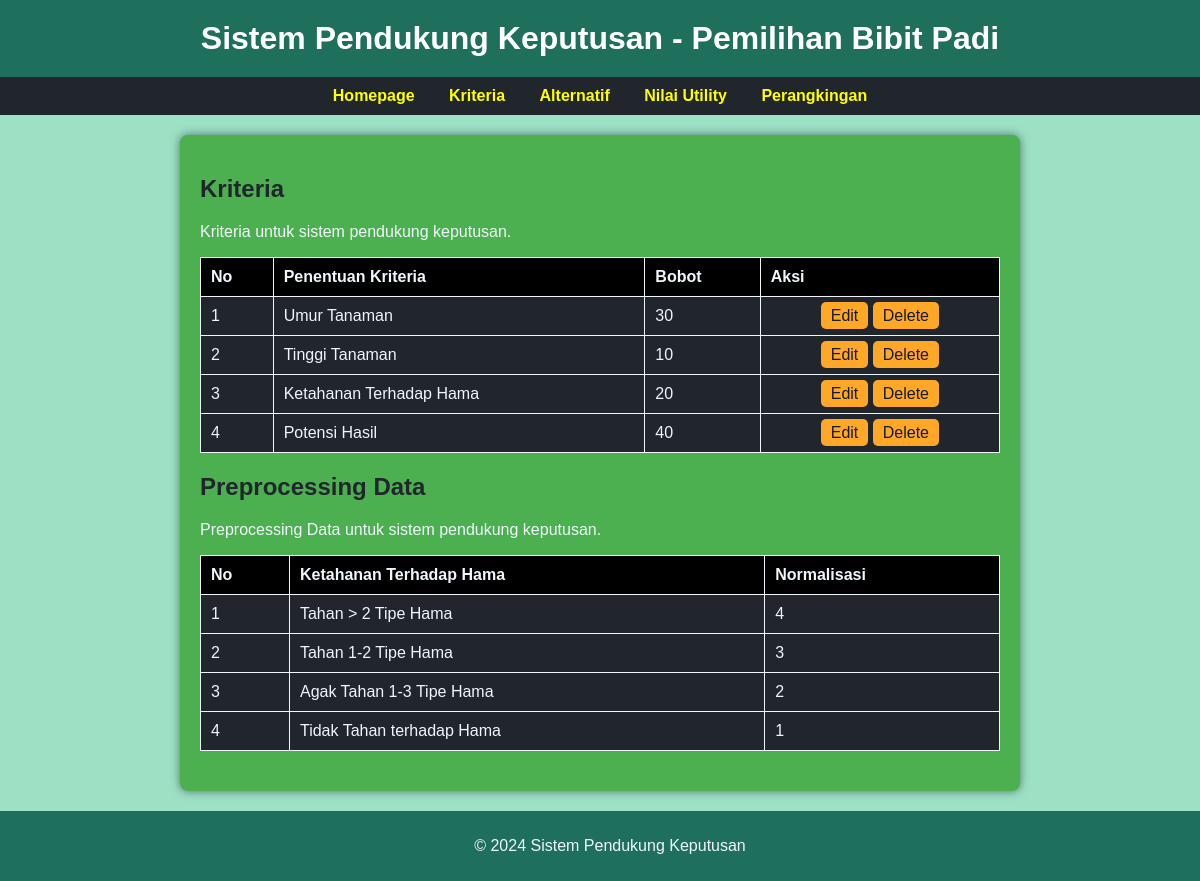
The app's page /admin/kriteria.php with its own data.
### tables this page shows
CREATE TABLE `kriteria` (
  `kriteria_id` int NOT NULL,
  `kriteria` varchar(255) NOT NULL,
  `bobot` int NOT NULL
);

### admin/kriteria.php (the view, shortened to what this page needs)
<?php
include "../koneksi.php";
$kriteria = mysqli_query($koneksi, "
    SELECT * FROM kriteria
");
?>
<!DOCTYPE html>
<html lang="en">
<head>
</head>
<body>
    <header>
        <h1>Sistem Pendukung Keputusan - Pemilihan Bibit Padi</h1>
    </header>
    <nav>
        <a href="index.php">Homepage</a>
        <a href="#kriteria">Kriteria</a>
        <a href="alternatif.php">Alternatif</a>
        <a href="utility.php">Nilai Utility</a>
        <a href="Perangkingan.php">Perangkingan</a>
    </nav>
    <main>
        <div class="container">
            <section id="kriteria" class="feature">
                <h2>Kriteria</h2>
                <p>Kriteria untuk sistem pendukung keputusan.</p>
                <table>
                    <thead>
                        <tr>
                            <th>No</th>
                            <th>Penentuan Kriteria</th>
                            <th>Bobot</th>
                            <th>Aksi</th>
                        </tr>
                    </thead>
                    <tbody>
                        <?php
                        $no = 1;
                        while ($row = mysqli_fetch_assoc($kriteria)): ?>
                            <tr>
                                <td><?= $no++ ?></td>
                                <td><?= htmlspecialchars($row['kriteria']); ?></td>
                                <td><?= htmlspecialchars($row['bobot']); ?></td>
                                <td>
                                    <div class="btn-group aksi">
                                        <a href="editKriteria.php?id=<?= htmlspecialchars($row['kriteria_id']); ?>">Edit</a>
                                        <a href="kriteria.php?id=<?= htmlspecialchars($row['kriteria_id']); ?>"
                                            onclick="return confirm('Apakah Anda Yakin Untuk Menghapus Data Ini?')">
                                            Delete
                                        </a>
                                    </div>
                                </td>
                            </tr>
                        <?php endwhile; ?>
                    </tbody>
                </table>
            </section>
            <section id="data" class="feature">
                <h2>Preprocessing Data</h2>
                <p>Preprocessing Data untuk sistem pendukung keputusan.</p>
                <table>
                    <thead>
                        <tr>
                            <th>No</th>
                            <th>Ketahanan Terhadap Hama</th>
                            <th>Normalisasi</th>
                        </tr>
                    </thead>
                    <tbody>
                        <tr>
                            <td>1</td>
                            <td>Tahan > 2 Tipe Hama</td>
                            <td>4</td>
                        </tr>
                        <tr>
                            <td>2</td>
                            <td>Tahan 1-2 Tipe Hama</td>
                            <td>3</td>
                        </tr>
                        <tr>
                            <td>3</td>
                            <td>Agak Tahan 1-3 Tipe Hama</td>
                            <td>2</td>
                        </tr>
                        <tr>
                            <td>4</td>
                            <td>Tidak Tahan terhadap Hama</td>
                            <td>1</td>
                        </tr>
                    </tbody>
                </table>
            </section>
        </div>
    </main>
    <footer>
        <p>&copy; 2024 Sistem Pendukung Keputusan</p>
    </footer>
</body>
</html>

### admin/kriteria.php (style rules this page uses)
body { font-family: Arial, sans-serif; margin: 0; padding: 0; background-color: #9de1c5; color: #f0f6fc; display: flex; flex-direction: column; min-height: 100vh; }
header { background-color: #1e6f5c; padding: 20px; text-align: center; }
header h1 { margin: 0; color: white; }
nav { background-color: #21262d; padding: 10px; text-align: center; }
nav a { color: yellow; text-decoration: none; margin: 0 15px; font-weight: bold; }
main { flex: 1; padding: 20px; }
.container { max-width: 800px; margin: 0 auto; background-color: #4caf50; padding: 20px; border-radius: 8px; box-shadow: 0 0 10px rgba(0, 0, 0, 0.5); }
.feature { margin-bottom: 20px; }
.feature h2 { color: #21262d; }
footer { background-color: #1e6f5c; text-align: center; padding: 10px; bottom: 0; width: 100%; }
table { width: 100%; border-collapse: collapse; margin-top: 10px; }
table, th, td { border: 1px solid #f0f6fc; }
th, td { padding: 10px; text-align: left; background-color: #21262d; }
th { background-color: #000; }
.btn-group a { background-color: #ffa726; color: #161b22; border: none; padding: 5px 10px; cursor: pointer; border-radius: 5px; text-decoration: none; }
.aksi { text-align: center; align-items: center; }

### records on screen
kriteria: kriteria "Umur Tanaman", bobot "30"
kriteria: kriteria "Tinggi Tanaman", bobot "10"
kriteria: kriteria "Ketahanan Terhadap Hama", bobot "20"
kriteria: kriteria "Potensi Hasil", bobot "40"
